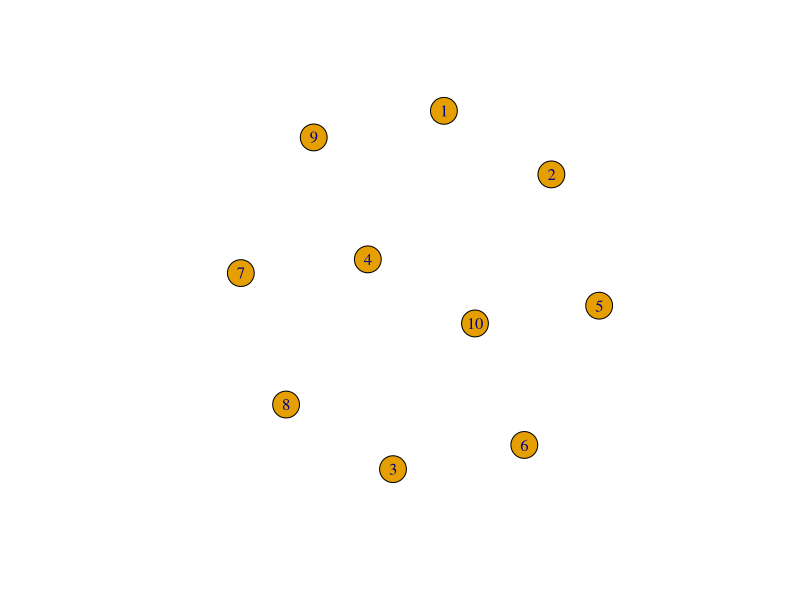

The R script that drew this image: (Note: this script raises an error after producing the figure.)
## ---- chunk 1
library(igraph)
## ---- chunk 2
g<-graph.empty(n=10, directed=TRUE)

## ---- chunk 3
plot.igraph(g)
## ---- chunk 4
g1<-graph.full(n=10, directed =FALSE, loops = FALSE)
## ---- chunk 5

vcount(g1)
ecount(g1)
## ---- chunk 6
neighbors(g1,7, mode = "out")
## ---- chunk 7
incident(g1, 7, mode = "all")
## ---- chunk 8
is.directed(g1) 
## ---- chunk 9
are.connected(g1, 1, 2)
## ---- chunk 10
get.edgelist(g1)

## ---- chunk 11
V(g1)
## ---- chunk 12
E(g1)
## ---- chunk 13
add.vertices(g1, vertex(11,12))

## ---- chunk 14
plot.igraph(g1)
## ---- chunk 15
g2<-graph.star(n=10, mode="out") 
## ---- chunk 16
plot.igraph(g2)
## ---- chunk 17
g3<-graph.star(n=10, mode="in")
## ---- chunk 18
plot.igraph(g3)
## ---- chunk 19
g4<-graph.ring(n=10)
## ---- chunk 20
plot.igraph(g4)
## ---- chunk 21
edges <- c(1,2, 3,2, 2,4)
g5<-graph(edges, n=max(edges), directed=TRUE)
## ---- chunk 22
plot.igraph(g5)
## ---- chunk 23
n <-sample(5:10,1)
g11 <- graph.ring(n)
## ---- chunk 24
vcount(g11)
ecount(g11)
## ---- chunk 25
plot(g11, layout = layout.fruchterman.reingold,vertex.label=V(g)$number,
edge.arrow.size=1)
## ---- chunk 26
g12 <- graph.empty(n=5, directed = FALSE)
new_edges <- c(1,3,1,5,2,5,4,5)

g12 <- add.edges(g12, new_edges)
## ---- chunk 27
plot.igraph(g12)
## ---- chunk 28
g12 <- add.vertices(g12,1)
## ---- chunk 29
g12<- add.edges(g12, c(5,6))
## ---- chunk 30
plot.igraph(g12)
## ---- chunk 31

V(g12)$name <- letters[1:vcount(g)]


## ---- chunk 32
E(g12)$weight <- runif(ecount(g))
## ---- chunk 33
plot(g12, layout =layout.fruchterman.reingold,vertex.label=V(g)$number)
## ---- chunk 34
get.adjacency(g12, attr = "weight")

